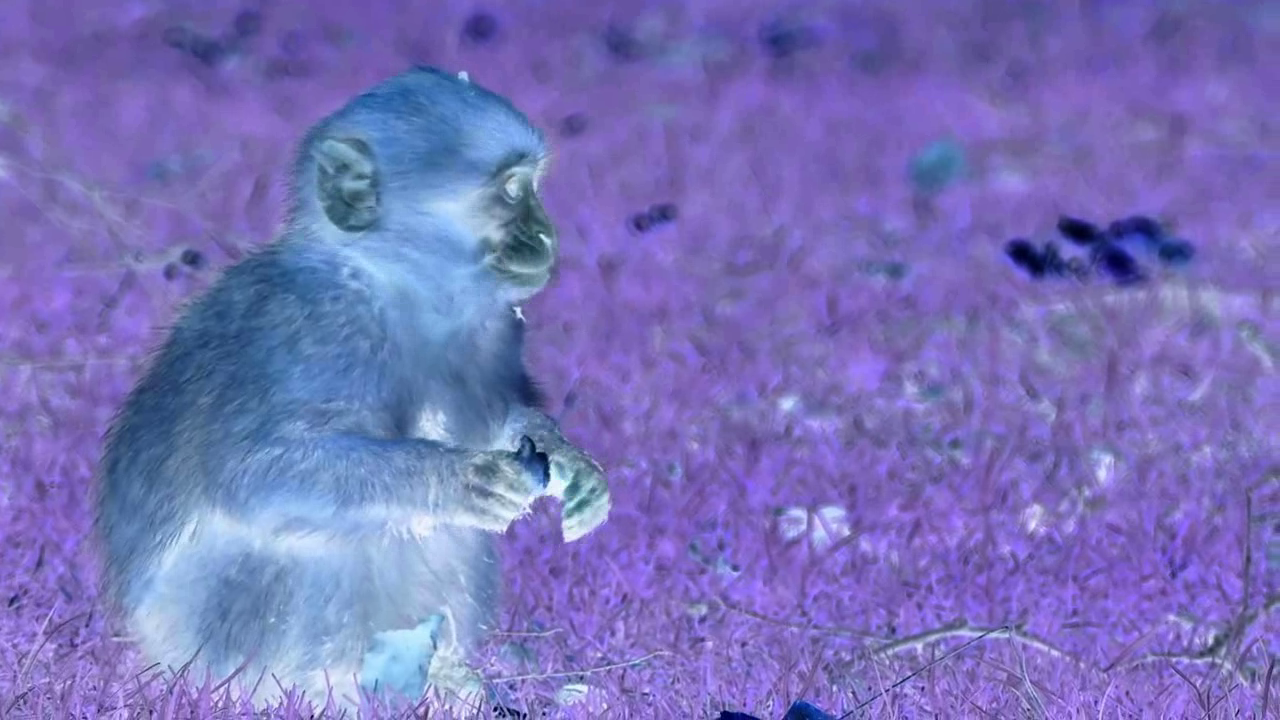
#> input picture frame 8 of reference-opencv/opencv-basics-usage/data/modified_video.mp4, 1280 x 720 px, given in place of woman.mp4, which was not available
$ python chroma_key.py
#> lines starting #> are read from the running program, lines starting #| are printed output that depends on the picture; pictures that were not available may be replaced by others from this repository, and a replacement may not be noted
import sys
from gevent import config
import numpy as np
import argparse
import cv2

def argparser():
    p = argparse.ArgumentParser()
    p.add_argument('--src', type= str, default= r'./data/woman.mp4')
    p.add_argument('--background', type= str, default = r'./data/raining.mp4')
    p.add_argument('--save_path', type = str, default= r'./data/chroma_key.mp4' )
    config = p.parse_args()
    return config

def getWidthAndHeight(cap):
    w = round(cap.get(cv2.CAP_PROP_FRAME_WIDTH))
    h = round(cap.get(cv2.CAP_PROP_FRAME_HEIGHT))
    return w, h

def resizeVideo(cap, w, h):
    cap.set(cv2.CAP_PROP_FRAME_WIDTH, w)
    cap.set(cv2.CAP_PROP_FRAME_HEIGHT, h)

def resizeVideo(cap, w, h):
    cap.set(cv2.CAP_PROP_FRAME_WIDTH, w)
    cap.set(cv2.CAP_PROP_FRAME_HEIGHT, h)

def selectGreenArea(frame, lowerb= (40,40,40), upperb=(70, 255, 255)):
    frame_hsv = cv2.cvtColor(frame, cv2.COLOR_BGR2HSV)
    mask = cv2.inRange(frame_hsv, lowerb, upperb)
    return mask

def main(config):
    cap1 = cv2.VideoCapture(config.src) # green video clip
    cap2 = cv2.VideoCapture(config.background) # back ground

    # resize each video
    w1, h1 = getWidthAndHeight(cap1)
    w2, h2 = getWidthAndHeight(cap2)
    w, h = np.min([w1, w2]), np.min([h1, h2])
    resizeVideo(cap1, w, h)
    resizeVideo(cap2, w, h)

    # set the fps and delay
    # delay is the parameter of cv2.waitKey()
    fps = cap1.get(cv2.CAP_PROP_FPS)
    delay = int(1000/fps) # in milli sec.

    fourcc = cv2.VideoWriter_fourcc(*'DIVX')

    # to write the new video.
    out = cv2.VideoWriter(config.save_path, fourcc, fps, (w, h))


    # the number of frames
    num_frames1 = cap1.get(cv2.CAP_PROP_FRAME_COUNT)
    num_frames2 = cap2.get(cv2.CAP_PROP_FRAME_COUNT)
    num_frames = int(np.min([num_frames1, num_frames2]))

    for i in range(num_frames):

        ret1, frame1 = cap1.read()
        ret2, frame2 = cap2.read()

        if not ret1 or not ret2:
            break

        # synthesize.
        # (1) select green zone.
        mask = selectGreenArea(frame1)

        # (2) insert frame2 where frame1 is green.
        frame1[mask>0,:] = frame2[mask>0,:]

        out.write(frame1)
        cv2.imshow('frame', frame1)
        cv2.waitKey(delay)
#> this loop made 31 passes
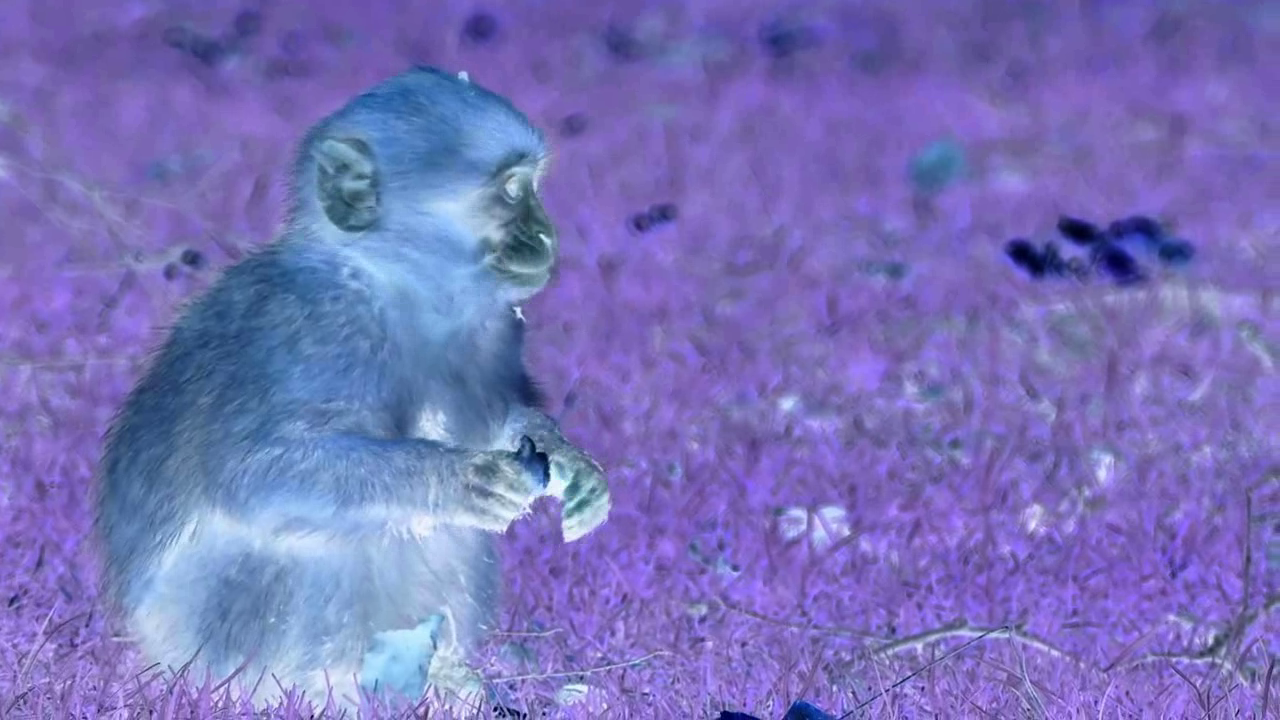
#> input picture frame 8 of reference-opencv/opencv-basics-usage/data/modified_video.mp4, 1280 x 720 px, given in place of woman.mp4, which was not available
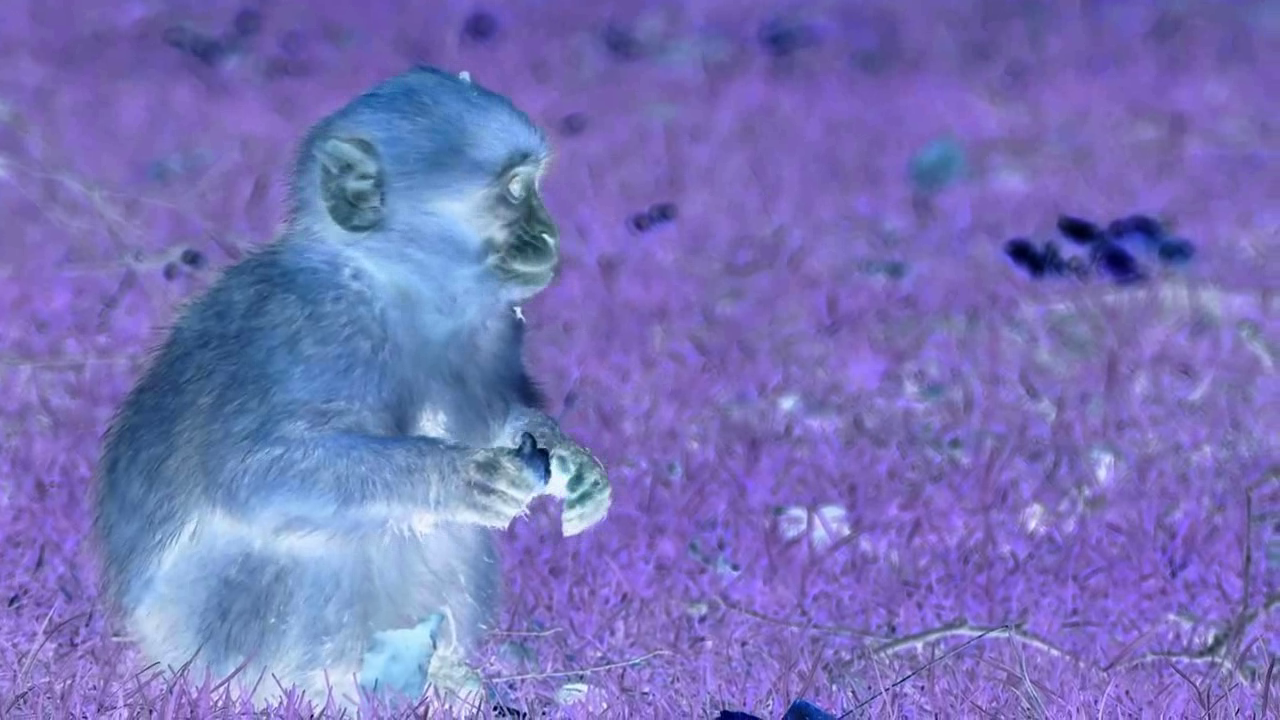
#> input picture frame 9 of reference-opencv/opencv-basics-usage/data/modified_video.mp4, 1280 x 720 px, given in place of woman.mp4, which was not available
#> after the loop:
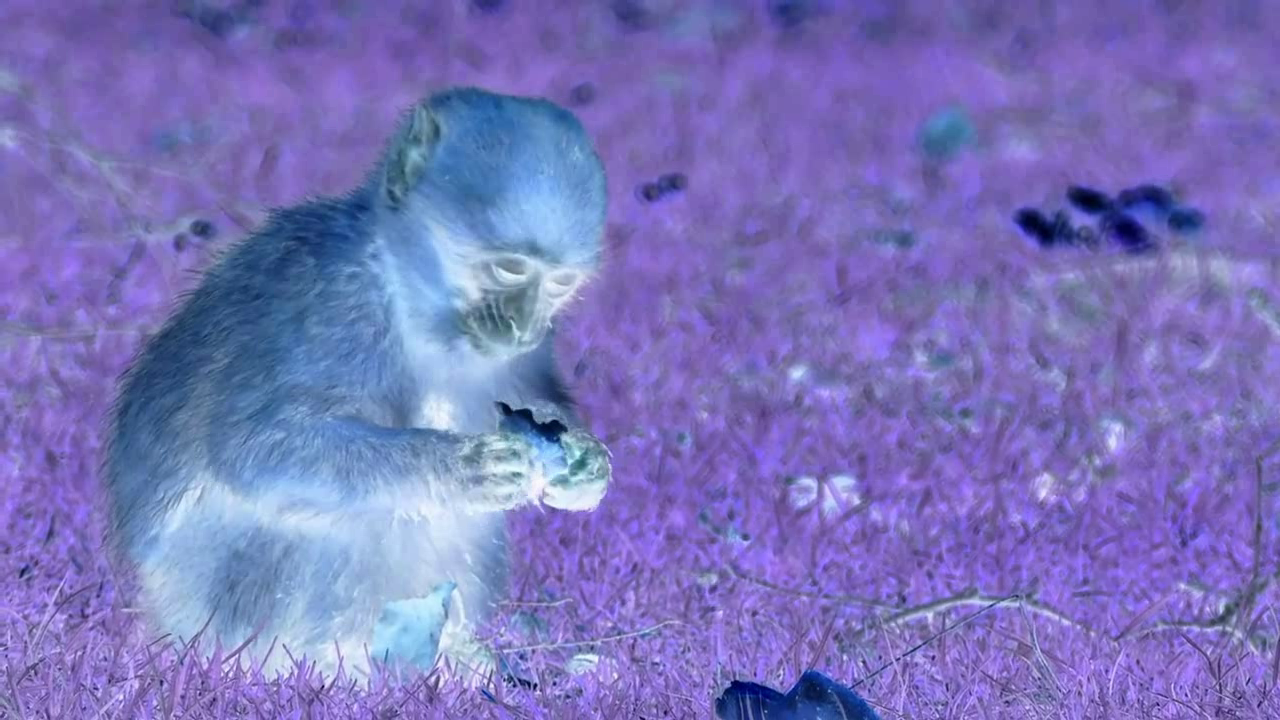
#> frame1: shape (720, 1280, 3); mean B, G, R 186.3, 116.3, 121.2

    cap1.release()
    cap2.release()
    out.release()
    cv2.destroyAllWindows()

if __name__ == '__main__':
    config = argparser()
    main(config)

$ run again, starting later in the video
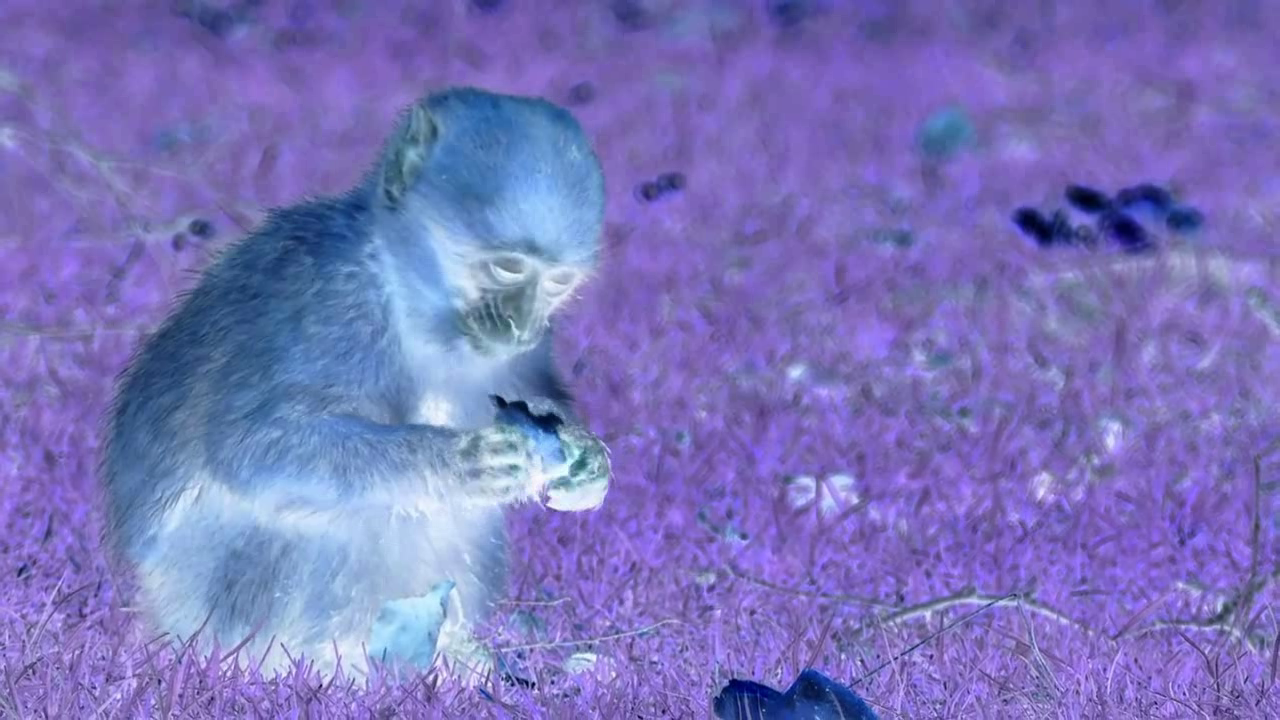
#> input picture frame 38 of reference-opencv/opencv-basics-usage/data/modified_video.mp4, 1280 x 720 px, given in place of woman.mp4, which was not available
#> the loop in main, `for i in range(num_frames): ` made 31 passes
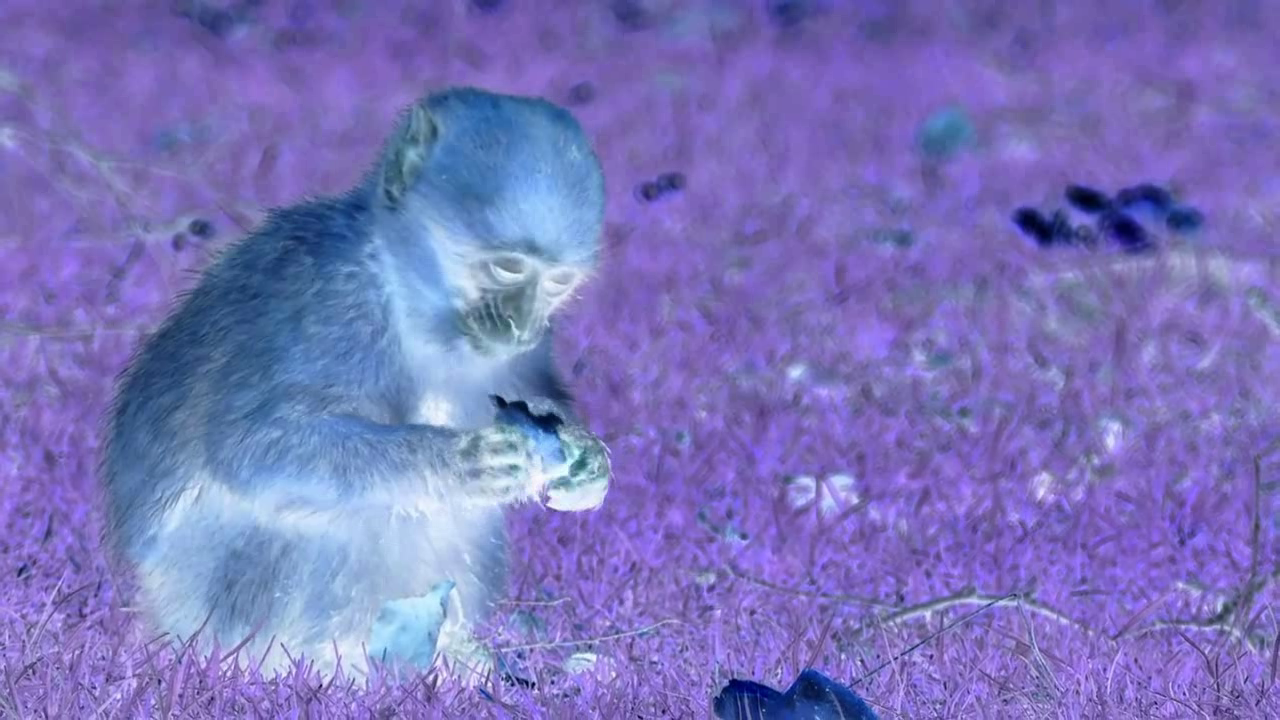
#> input picture frame 38 of reference-opencv/opencv-basics-usage/data/modified_video.mp4, 1280 x 720 px, given in place of woman.mp4, which was not available
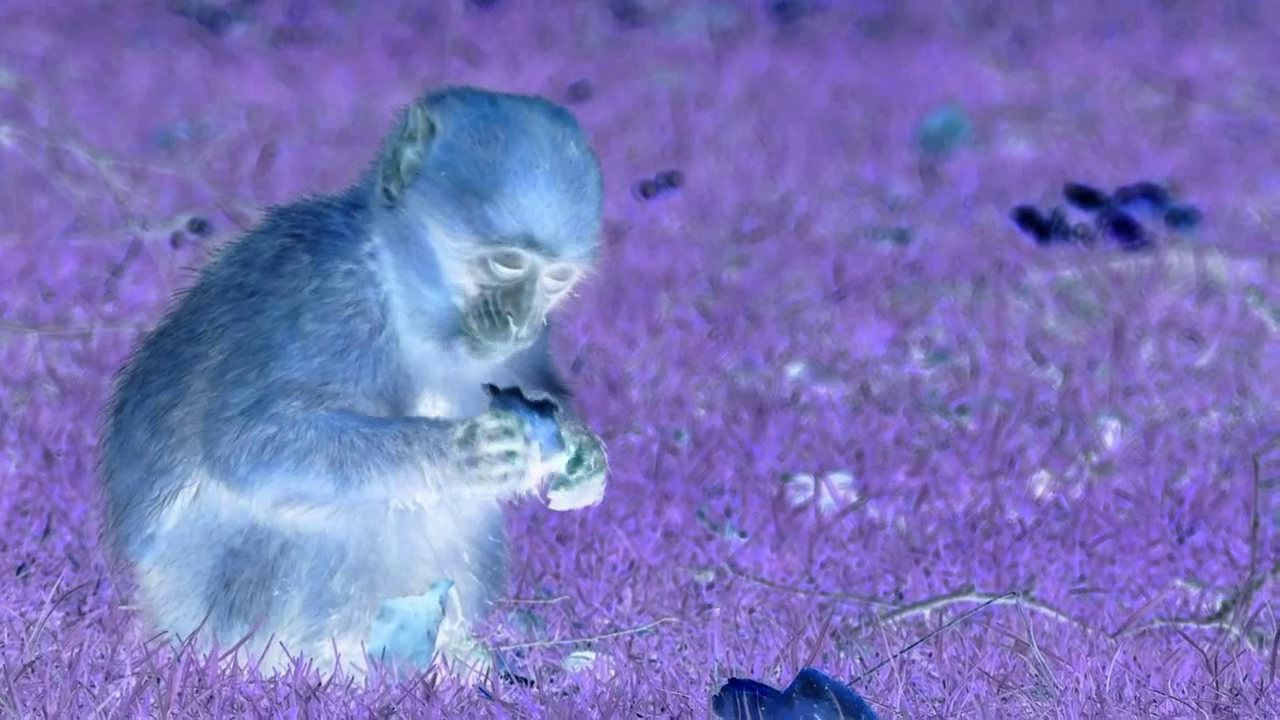
#> input picture frame 39 of reference-opencv/opencv-basics-usage/data/modified_video.mp4, 1280 x 720 px, given in place of woman.mp4, which was not available
#> after the loop in main, `for i in range(num_frames):`:
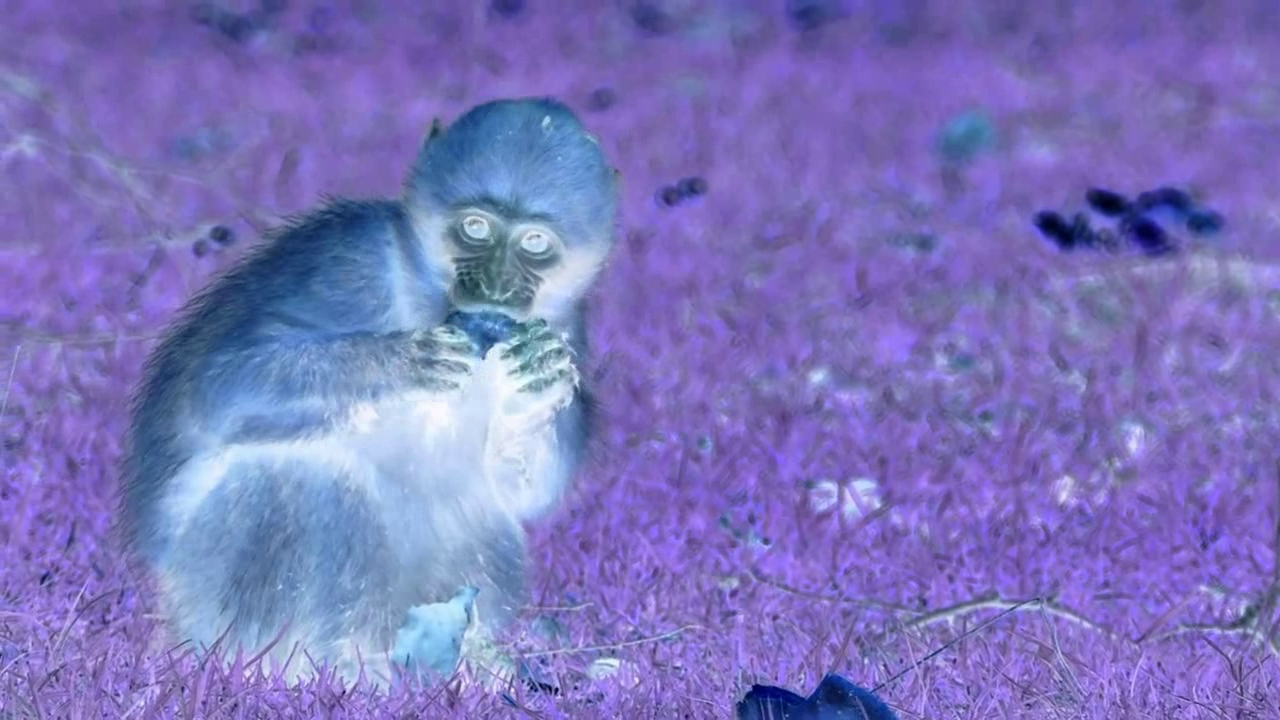
#> frame1: shape (720, 1280, 3); mean B, G, R 187.3, 116.9, 123.1
